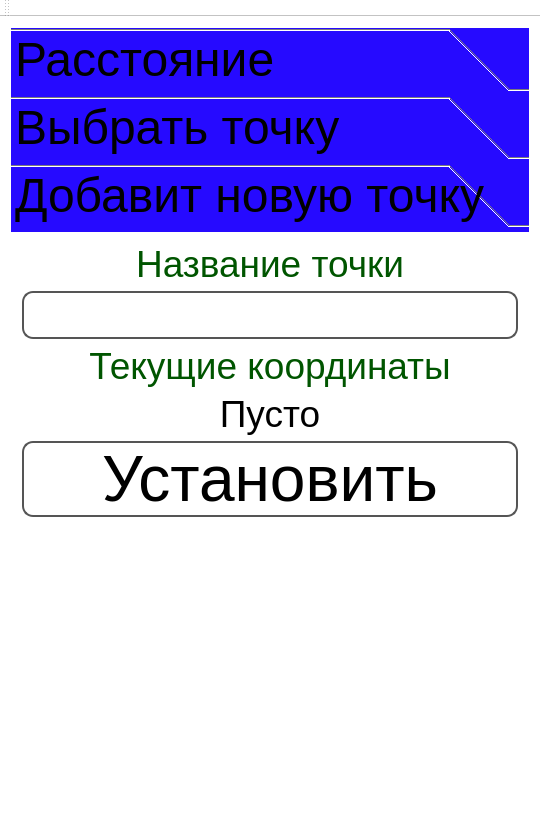
<?xml version="1.0" encoding="UTF-8"?>
<ui version="4.0">
 <class>MainWindow</class>
 <widget class="QMainWindow" name="MainWindow">
  <property name="geometry">
   <rect>
    <x>0</x>
    <y>0</y>
    <width>540</width>
    <height>818</height>
   </rect>
  </property>
  <property name="windowTitle">
   <string>azimuth</string>
  </property>
  <property name="windowIcon">
   <iconset resource="res.qrc">
    <normaloff>:/img/splash.png</normaloff>:/img/splash.png</iconset>
  </property>
  <property name="styleSheet">
   <string notr="true">background-color: rgb(255, 255, 255);</string>
  </property>
  <widget class="QWidget" name="centralWidget">
   <layout class="QVBoxLayout" name="verticalLayout">
    <item>
     <widget class="QToolBox" name="toolBox">
      <property name="font">
       <font>
        <pointsize>36</pointsize>
        <underline>false</underline>
       </font>
      </property>
      <property name="styleSheet">
       <string notr="true">QToolBox {
icon-size: 60px;
	selection-color: rgb(255, 248, 190);
	border-bottom-color: rgb(255, 75, 87);
	background-color: qlineargradient(spread:pad, x1:0, y1:0, x2:1, y2:0, stop:0 rgba(0, 0, 0, 255), stop:1 rgba(255, 255, 255, 255));
	background-color: rgb(38, 10, 255);
}

</string>
      </property>
      <property name="lineWidth">
       <number>1</number>
      </property>
      <property name="currentIndex">
       <number>2</number>
      </property>
      <property name="tabSpacing">
       <number>5</number>
      </property>
      <widget class="QWidget" name="inforamtionPage">
       <property name="geometry">
        <rect>
         <x>0</x>
         <y>0</y>
         <width>522</width>
         <height>528</height>
        </rect>
       </property>
       <attribute name="icon">
        <iconset resource="res.qrc">
         <normaloff>:/img/dest.png</normaloff>:/img/dest.png</iconset>
       </attribute>
       <attribute name="label">
        <string>Расстояние</string>
       </attribute>
       <layout class="QVBoxLayout" name="verticalLayout_2">
        <item>
         <widget class="QLineEdit" name="destinationEdit">
          <property name="font">
           <font>
            <family>Segoe UI</family>
            <pointsize>72</pointsize>
           </font>
          </property>
         </widget>
        </item>
        <item>
         <spacer name="verticalSpacer_3">
          <property name="orientation">
           <enum>Qt::Vertical</enum>
          </property>
          <property name="sizeHint" stdset="0">
           <size>
            <width>20</width>
            <height>40</height>
           </size>
          </property>
         </spacer>
        </item>
       </layout>
      </widget>
      <widget class="QWidget" name="page">
       <attribute name="icon">
        <iconset resource="res.qrc">
         <normaloff>:/img/point.png</normaloff>:/img/point.png</iconset>
       </attribute>
       <attribute name="label">
        <string>Выбрать точку</string>
       </attribute>
       <layout class="QVBoxLayout" name="verticalLayout_5">
        <item>
         <widget class="QLabel" name="label_4">
          <property name="font">
           <font>
            <family>Segoe UI</family>
            <pointsize>28</pointsize>
            <italic>false</italic>
           </font>
          </property>
          <property name="styleSheet">
           <string notr="true">color: rgb(0, 85, 0)</string>
          </property>
          <property name="text">
           <string>Выбрать точку</string>
          </property>
          <property name="textFormat">
           <enum>Qt::AutoText</enum>
          </property>
          <property name="scaledContents">
           <bool>false</bool>
          </property>
          <property name="alignment">
           <set>Qt::AlignCenter</set>
          </property>
         </widget>
        </item>
        <item>
         <widget class="QComboBox" name="pointsBox">
          <property name="font">
           <font>
            <pointsize>28</pointsize>
           </font>
          </property>
          <property name="styleSheet">
           <string notr="true">border: 2px solid #555;
border-radius: 11px;
</string>
          </property>
         </widget>
        </item>
        <item>
         <widget class="QTextEdit" name="infoEdit"/>
        </item>
        <item>
         <spacer name="verticalSpacer_2">
          <property name="orientation">
           <enum>Qt::Vertical</enum>
          </property>
          <property name="sizeHint" stdset="0">
           <size>
            <width>20</width>
            <height>100</height>
           </size>
          </property>
         </spacer>
        </item>
        <item>
         <widget class="QPushButton" name="startButton">
          <property name="font">
           <font>
            <family>Segoe UI</family>
            <pointsize>48</pointsize>
           </font>
          </property>
          <property name="autoFillBackground">
           <bool>false</bool>
          </property>
          <property name="styleSheet">
           <string notr="true">QPushButton {
border: 2px solid #555;
border-radius: 11px;
}</string>
          </property>
          <property name="text">
           <string>Начать</string>
          </property>
          <property name="icon">
           <iconset resource="res.qrc">
            <normaloff>:/img/start.png</normaloff>:/img/start.png</iconset>
          </property>
          <property name="iconSize">
           <size>
            <width>64</width>
            <height>64</height>
           </size>
          </property>
         </widget>
        </item>
       </layout>
      </widget>
      <widget class="QWidget" name="setCoordinatePage">
       <property name="geometry">
        <rect>
         <x>0</x>
         <y>0</y>
         <width>522</width>
         <height>528</height>
        </rect>
       </property>
       <attribute name="icon">
        <iconset resource="res.qrc">
         <normaloff>:/img/add.png</normaloff>:/img/add.png</iconset>
       </attribute>
       <attribute name="label">
        <string>Добавит новую точку</string>
       </attribute>
       <layout class="QGridLayout" name="gridLayout">
        <item row="3" column="0" colspan="2">
         <widget class="QLabel" name="currentCoordinates">
          <property name="font">
           <font>
            <family>Segoe UI</family>
            <pointsize>28</pointsize>
           </font>
          </property>
          <property name="text">
           <string>Пусто</string>
          </property>
          <property name="alignment">
           <set>Qt::AlignCenter</set>
          </property>
         </widget>
        </item>
        <item row="6" column="0" colspan="2">
         <spacer name="verticalSpacer">
          <property name="orientation">
           <enum>Qt::Vertical</enum>
          </property>
          <property name="sizeHint" stdset="0">
           <size>
            <width>20</width>
            <height>40</height>
           </size>
          </property>
         </spacer>
        </item>
        <item row="2" column="0" colspan="2">
         <widget class="QLabel" name="label_2">
          <property name="font">
           <font>
            <family>Segoe UI</family>
            <pointsize>28</pointsize>
            <italic>false</italic>
           </font>
          </property>
          <property name="styleSheet">
           <string notr="true">color: rgb(0, 85, 0)</string>
          </property>
          <property name="text">
           <string>Текущие координаты</string>
          </property>
          <property name="textFormat">
           <enum>Qt::AutoText</enum>
          </property>
          <property name="scaledContents">
           <bool>false</bool>
          </property>
          <property name="alignment">
           <set>Qt::AlignCenter</set>
          </property>
         </widget>
        </item>
        <item row="4" column="0" colspan="2">
         <widget class="QPushButton" name="setPointButton">
          <property name="font">
           <font>
            <pointsize>48</pointsize>
           </font>
          </property>
          <property name="styleSheet">
           <string notr="true">border: 2px solid #555;
border-radius: 11px;
</string>
          </property>
          <property name="text">
           <string>Установить</string>
          </property>
         </widget>
        </item>
        <item row="1" column="0" colspan="2">
         <widget class="QLineEdit" name="pointNameEdit">
          <property name="font">
           <font>
            <pointsize>28</pointsize>
           </font>
          </property>
          <property name="styleSheet">
           <string notr="true">border: 2px solid #555;
border-radius: 11px;
</string>
          </property>
         </widget>
        </item>
        <item row="0" column="0" colspan="2">
         <widget class="QLabel" name="label">
          <property name="font">
           <font>
            <family>Segoe UI</family>
            <pointsize>28</pointsize>
            <italic>false</italic>
           </font>
          </property>
          <property name="styleSheet">
           <string notr="true">color: rgb(0, 85, 0)</string>
          </property>
          <property name="text">
           <string>Название точки</string>
          </property>
          <property name="textFormat">
           <enum>Qt::AutoText</enum>
          </property>
          <property name="scaledContents">
           <bool>false</bool>
          </property>
          <property name="alignment">
           <set>Qt::AlignCenter</set>
          </property>
         </widget>
        </item>
       </layout>
      </widget>
     </widget>
    </item>
   </layout>
  </widget>
  <widget class="QMenuBar" name="menuBar">
   <property name="geometry">
    <rect>
     <x>0</x>
     <y>0</y>
     <width>540</width>
     <height>21</height>
    </rect>
   </property>
  </widget>
  <widget class="QToolBar" name="mainToolBar">
   <attribute name="toolBarArea">
    <enum>TopToolBarArea</enum>
   </attribute>
   <attribute name="toolBarBreak">
    <bool>false</bool>
   </attribute>
  </widget>
  <widget class="QStatusBar" name="statusBar"/>
  <action name="actionFile1">
   <property name="text">
    <string>file1</string>
   </property>
  </action>
 </widget>
 <layoutdefault spacing="6" margin="11"/>
 <resources>
  <include location="res.qrc"/>
 </resources>
 <connections/>
</ui>
